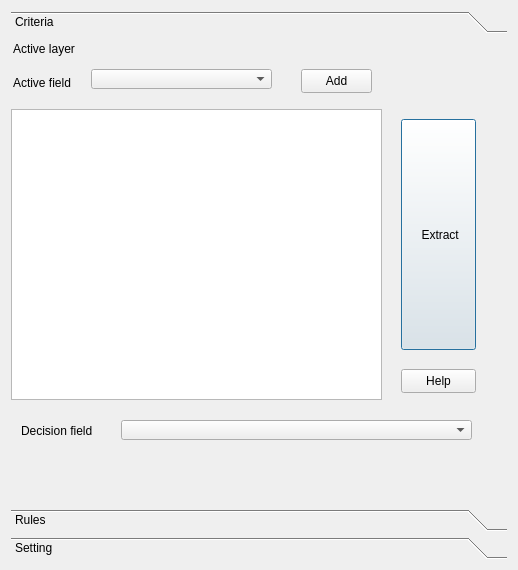
<?xml version="1.0" encoding="UTF-8"?>
<ui version="4.0">
 <class>Dialog</class>
 <widget class="QDialog" name="Dialog">
  <property name="geometry">
   <rect>
    <x>0</x>
    <y>0</y>
    <width>518</width>
    <height>570</height>
   </rect>
  </property>
  <property name="windowTitle">
   <string>geoRules</string>
  </property>
  <layout class="QGridLayout" name="gridLayout">
   <item row="0" column="0">
    <widget class="QToolBox" name="toolBox">
     <property name="styleSheet">
      <string notr="true">
font: 75 italic 10pt &quot;MS Shell Dlg 2&quot;;</string>
     </property>
     <property name="currentIndex">
      <number>0</number>
     </property>
     <widget class="QWidget" name="CriteriaQTbox">
      <property name="geometry">
       <rect>
        <x>0</x>
        <y>0</y>
        <width>500</width>
        <height>462</height>
       </rect>
      </property>
      <attribute name="label">
       <string>Criteria</string>
      </attribute>
      <widget class="QComboBox" name="CritListFieldsCBox">
       <property name="geometry">
        <rect>
         <x>80</x>
         <y>30</y>
         <width>181</width>
         <height>20</height>
        </rect>
       </property>
      </widget>
      <widget class="QLabel" name="EnvLbl">
       <property name="geometry">
        <rect>
         <x>2</x>
         <y>0</y>
         <width>71</width>
         <height>19</height>
        </rect>
       </property>
       <property name="text">
        <string>Active layer     </string>
       </property>
      </widget>
      <widget class="QLabel" name="CritFieldsLbl">
       <property name="geometry">
        <rect>
         <x>2</x>
         <y>32</y>
         <width>81</width>
         <height>23</height>
        </rect>
       </property>
       <property name="text">
        <string>Active field</string>
       </property>
      </widget>
      <widget class="QLabel" name="CritMapNameLbl">
       <property name="geometry">
        <rect>
         <x>100</x>
         <y>0</y>
         <width>361</width>
         <height>20</height>
        </rect>
       </property>
       <property name="font">
        <font>
         <family>MS Shell Dlg 2</family>
         <pointsize>10</pointsize>
         <weight>9</weight>
         <italic>true</italic>
         <bold>false</bold>
        </font>
       </property>
       <property name="textFormat">
        <enum>Qt::AutoText</enum>
       </property>
      </widget>
      <widget class="QComboBox" name="DeclistFieldsCBox">
       <property name="geometry">
        <rect>
         <x>110</x>
         <y>381</y>
         <width>351</width>
         <height>20</height>
        </rect>
       </property>
      </widget>
      <widget class="QLabel" name="DecFieldsLbl">
       <property name="geometry">
        <rect>
         <x>10</x>
         <y>380</y>
         <width>81</width>
         <height>23</height>
        </rect>
       </property>
       <property name="text">
        <string>Decision field</string>
       </property>
      </widget>
      <widget class="QPushButton" name="CritExtractBtn">
       <property name="geometry">
        <rect>
         <x>390</x>
         <y>80</y>
         <width>75</width>
         <height>231</height>
        </rect>
       </property>
       <property name="text">
        <string> Extract</string>
       </property>
      </widget>
      <widget class="QPushButton" name="CritHelpBtn">
       <property name="geometry">
        <rect>
         <x>390</x>
         <y>330</y>
         <width>75</width>
         <height>24</height>
        </rect>
       </property>
       <property name="text">
        <string>Help</string>
       </property>
      </widget>
      <widget class="QPushButton" name="CritAddFieldBtn">
       <property name="geometry">
        <rect>
         <x>290</x>
         <y>30</y>
         <width>71</width>
         <height>24</height>
        </rect>
       </property>
       <property name="text">
        <string>Add</string>
       </property>
      </widget>
      <widget class="QTableWidget" name="critTableWiget">
       <property name="geometry">
        <rect>
         <x>0</x>
         <y>70</y>
         <width>371</width>
         <height>291</height>
        </rect>
       </property>
       <property name="font">
        <font>
         <family>MS Shell Dlg 2</family>
         <pointsize>10</pointsize>
         <weight>9</weight>
         <italic>true</italic>
         <bold>false</bold>
        </font>
       </property>
       <property name="autoFillBackground">
        <bool>false</bool>
       </property>
       <property name="alternatingRowColors">
        <bool>true</bool>
       </property>
       <property name="selectionBehavior">
        <enum>QAbstractItemView::SelectRows</enum>
       </property>
       <property name="showGrid">
        <bool>false</bool>
       </property>
      </widget>
     </widget>
     <widget class="QWidget" name="RoulesQTBox">
      <property name="geometry">
       <rect>
        <x>0</x>
        <y>0</y>
        <width>500</width>
        <height>462</height>
       </rect>
      </property>
      <attribute name="label">
       <string>Rules</string>
      </attribute>
      <widget class="QListWidget" name="RulesListWidget">
       <property name="geometry">
        <rect>
         <x>20</x>
         <y>21</y>
         <width>461</width>
         <height>361</height>
        </rect>
       </property>
       <property name="acceptDrops">
        <bool>true</bool>
       </property>
      </widget>
      <widget class="QDialogButtonBox" name="reclassButtonBox">
       <property name="geometry">
        <rect>
         <x>350</x>
         <y>400</y>
         <width>131</width>
         <height>23</height>
        </rect>
       </property>
       <property name="standardButtons">
        <set>QDialogButtonBox::Close|QDialogButtonBox::Help</set>
       </property>
      </widget>
      <widget class="QPushButton" name="applyRulesBtn">
       <property name="geometry">
        <rect>
         <x>20</x>
         <y>400</y>
         <width>161</width>
         <height>23</height>
        </rect>
       </property>
       <property name="text">
        <string>Apply rules to maps</string>
       </property>
      </widget>
      <widget class="QComboBox" name="typeRuleCmBox">
       <property name="geometry">
        <rect>
         <x>190</x>
         <y>400</y>
         <width>101</width>
         <height>22</height>
        </rect>
       </property>
      </widget>
     </widget>
     <widget class="QWidget" name="settingQTbox">
      <property name="geometry">
       <rect>
        <x>0</x>
        <y>0</y>
        <width>500</width>
        <height>462</height>
       </rect>
      </property>
      <attribute name="label">
       <string>Setting</string>
      </attribute>
      <widget class="QDialogButtonBox" name="SettingButtonBox">
       <property name="geometry">
        <rect>
         <x>330</x>
         <y>390</y>
         <width>156</width>
         <height>24</height>
        </rect>
       </property>
       <property name="standardButtons">
        <set>QDialogButtonBox::Cancel|QDialogButtonBox::Ok</set>
       </property>
      </widget>
      <widget class="QGroupBox" name="DiscretizeGbox">
       <property name="geometry">
        <rect>
         <x>10</x>
         <y>230</y>
         <width>471</width>
         <height>131</height>
        </rect>
       </property>
       <property name="title">
        <string>Discretize</string>
       </property>
       <widget class="QSpinBox" name="spinClasseNum">
        <property name="enabled">
         <bool>false</bool>
        </property>
        <property name="geometry">
         <rect>
          <x>60</x>
          <y>41</y>
          <width>36</width>
          <height>22</height>
         </rect>
        </property>
        <property name="maximum">
         <number>15</number>
        </property>
        <property name="value">
         <number>5</number>
        </property>
       </widget>
       <widget class="QLabel" name="ClassNumbLbl">
        <property name="geometry">
         <rect>
          <x>10</x>
          <y>41</y>
          <width>51</width>
          <height>16</height>
         </rect>
        </property>
        <property name="text">
         <string>Classes</string>
        </property>
       </widget>
       <widget class="QLabel" name="NewFieldNameDiscLbl">
        <property name="geometry">
         <rect>
          <x>140</x>
          <y>40</y>
          <width>151</width>
          <height>16</height>
         </rect>
        </property>
        <property name="text">
         <string>Classification field name</string>
        </property>
       </widget>
       <widget class="QComboBox" name="cobBoxFieldNameDisc">
        <property name="geometry">
         <rect>
          <x>290</x>
          <y>40</y>
          <width>171</width>
          <height>22</height>
         </rect>
        </property>
       </widget>
      </widget>
      <widget class="QLabel" name="EnvLbl_2">
       <property name="geometry">
        <rect>
         <x>10</x>
         <y>20</y>
         <width>71</width>
         <height>19</height>
        </rect>
       </property>
       <property name="text">
        <string>Active layer     </string>
       </property>
      </widget>
      <widget class="QLabel" name="CritMapNameLbl_2">
       <property name="geometry">
        <rect>
         <x>110</x>
         <y>20</y>
         <width>361</width>
         <height>20</height>
        </rect>
       </property>
       <property name="font">
        <font>
         <family>MS Shell Dlg 2</family>
         <pointsize>10</pointsize>
         <weight>9</weight>
         <italic>true</italic>
         <bold>false</bold>
        </font>
       </property>
       <property name="textFormat">
        <enum>Qt::AutoText</enum>
       </property>
      </widget>
      <widget class="QGroupBox" name="groupBox">
       <property name="geometry">
        <rect>
         <x>10</x>
         <y>80</y>
         <width>471</width>
         <height>131</height>
        </rect>
       </property>
       <property name="title">
        <string>Features to use</string>
       </property>
       <widget class="QCheckBox" name="checkSelected">
        <property name="geometry">
         <rect>
          <x>20</x>
          <y>60</y>
          <width>331</width>
          <height>17</height>
         </rect>
        </property>
        <property name="text">
         <string>Use  selected features only</string>
        </property>
       </widget>
      </widget>
     </widget>
    </widget>
   </item>
  </layout>
 </widget>
 <tabstops>
  <tabstop>CritListFieldsCBox</tabstop>
  <tabstop>CritAddFieldBtn</tabstop>
  <tabstop>CritExtractBtn</tabstop>
  <tabstop>CritHelpBtn</tabstop>
 </tabstops>
 <resources/>
 <connections/>
</ui>
